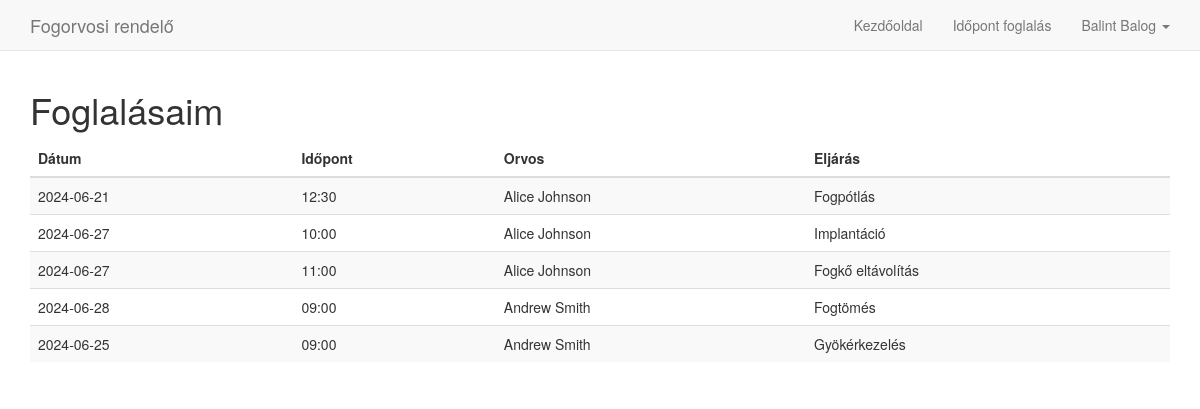
The page /view_appointments.php (signed in) on the database its author committed.
### tables this page shows
CREATE TABLE `Appointment` (
  `appID` int(11) NOT NULL,
  `schedule` datetime NOT NULL,
  `doctorID` int(11) NOT NULL,
  `patientID` int(11) NOT NULL,
  `procedureID` int(11) NOT NULL
);

CREATE TABLE `Doctor` (
  `doctorID` int(11) NOT NULL,
  `firstName` varchar(50) NOT NULL,
  `lastName` varchar(50) NOT NULL,
  `password` varchar(255) NOT NULL,
  `phoneNumber` varchar(20) NOT NULL,
  `email` varchar(100) NOT NULL,
  `worktime` varchar(50) NOT NULL,
  `specialisation` varchar(100) NOT NULL,
  `forget` varchar(255) DEFAULT NULL,
  `remember` varchar(255) DEFAULT NULL
);

CREATE TABLE `Procedures` (
  `procedureID` int(11) NOT NULL,
  `procedureName` varchar(255) DEFAULT NULL,
  `price` decimal(10,2) DEFAULT NULL
);

### view_appointments.php (the view, shortened to what this page needs)
<?php
global $pdo;
$patientID = $_SESSION["patientID"];
?>
<!DOCTYPE html>
<html lang="hu">
<head>
    <link rel="stylesheet" href="https://cdn.jsdelivr.net/npm/bootstrap@3.3.7/dist/css/bootstrap.min.css">
</head>
<body>
<nav class="navbar navbar-default navbar-fixed-top">
    <div class="container">
        <div class="navbar-header">
            <a class="navbar-brand" href="#">Fogorvosi rendelő</a>
        </div>
        <div class="collapse navbar-collapse" id="bs-example-navbar-collapse-1">
            <ul class="nav navbar-nav navbar-right">
                <li><a href="index.php">Kezdőoldal</a></li>
                <li><a href="appointment.php">Időpont foglalás</a></li>
                <li class="dropdown">
                    <a href="#" class="dropdown-toggle" data-toggle="dropdown" role="button" aria-haspopup="true" aria-expanded="false">
                        <?php echo $_SESSION['firstName'] . ' ' . $_SESSION['lastName']; ?> <span class="caret"></span>
                    </a>
                </li>
            </ul>
        </div>
    </div>
</nav>
<div class="container">
    <h1>Foglalásaim</h1>
    <table class="table table-striped">
        <thead>
        <tr>
            <th>Dátum</th>
            <th>Időpont</th>
            <th>Orvos</th>
            <th>Eljárás</th>
        </tr>
        </thead>
        <tbody>
        <?php
        $sql = "SELECT a.schedule, d.firstName, d.lastName, p.procedureName
                    FROM Appointment a
                    JOIN Doctor d ON a.doctorID = d.doctorID
                    JOIN Procedures p ON a.procedureID = p.procedureID
                    WHERE a.patientID = ?";
        $stmt = $pdo->prepare($sql);
        $stmt->execute([$patientID]);
        $appointments = $stmt->fetchAll(PDO::FETCH_ASSOC);
        foreach ($appointments as $appointment) {
            echo "<tr>";
            echo "<td>" . date('Y-m-d', strtotime($appointment['schedule'])) . "</td>";
            echo "<td>" . date('H:i', strtotime($appointment['schedule'])) . "</td>";
            echo "<td>" . htmlspecialchars($appointment['firstName'] . ' ' . $appointment['lastName']) . "</td>";
            echo "<td>" . htmlspecialchars($appointment['procedureName']) . "</td>";
            echo "</tr>";
        }
        ?>
        </tbody>
    </table>
</div>
</body>
</html>

### view_appointments.php (style rules this page uses)
body { padding-top: 70px; }

### rows shown on the page
appointment: schedule "2024-06-21", schedule "12:30", doctorID.lastName "Alice Johnson", procedureID.procedureName "Fogpótlás"
appointment: schedule "2024-06-27", schedule "10:00", doctorID.lastName "Alice Johnson", procedureID.procedureName "Implantáció"
appointment: schedule "2024-06-27", schedule "11:00", doctorID.lastName "Alice Johnson", procedureID.procedureName "Fogkő eltávolítás"
appointment: schedule "2024-06-28", schedule "09:00", doctorID.lastName "Andrew Smith", procedureID.procedureName "Fogtömés"
appointment: schedule "2024-06-25", schedule "09:00", doctorID.lastName "Andrew Smith", procedureID.procedureName "Gyökérkezelés"

### other values the page prints
$_SESSION['firstName'] "Balint"
$_SESSION['lastName'] "Balog"
